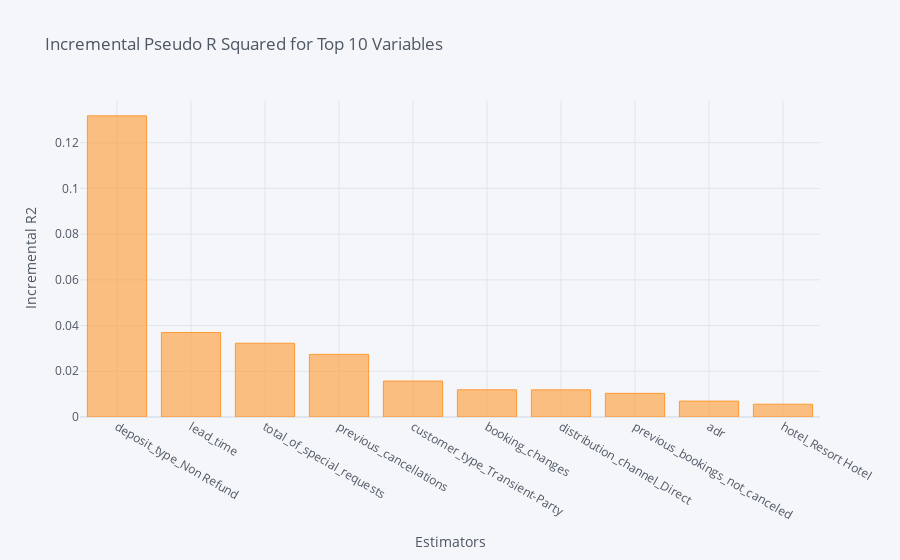
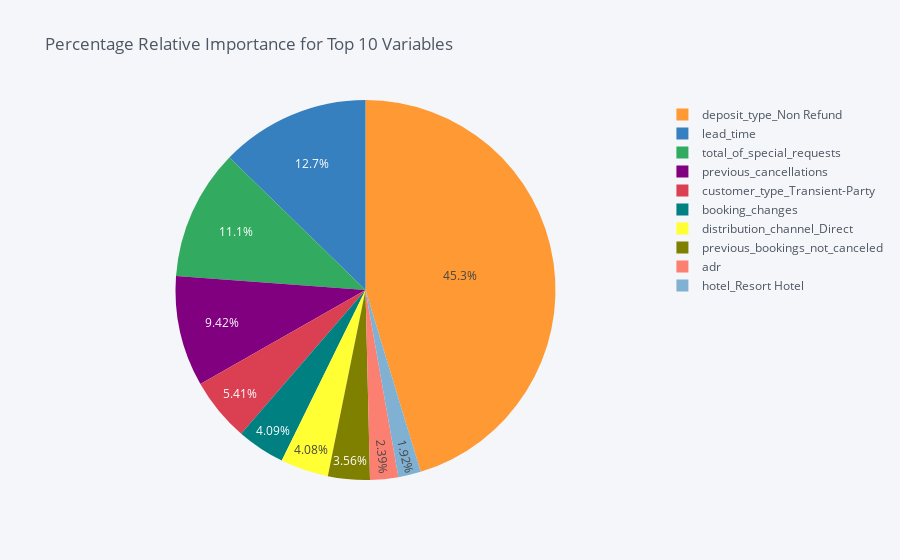

These figures' notebook cell, in order:
### Code cell
dominance_classification.plot_incremental_rsquare()

### Figure 1 — Plotly figure (JSON) as saved in the notebook; plotly's stock layout.template omitted (floating-point values rounded to 4 significant figures)
{"data": [{"marker": {"color": "rgba(255, 153, 51, 0.6)", "line": {"color": "rgba(255, 153, 51, 1.0)", "width": 1}}, "name": "incremental_r2", "orientation": "v", "text": "", "type": "bar", "x": ["deposit_type_Non Refund", "lead_time", "total_of_special_requests", "previous_cancellations", "customer_type_Transient-Party", "booking_changes", "distribution_channel_Direct", "previous_bookings_not_canceled", "adr", "hotel_Resort Hotel"], "y": [0.1318, 0.03699, 0.03228, 0.0274, 0.01573, 0.0119, 0.01187, 0.01035, 0.006959, 0.005596]}], "layout": {"legend": {"bgcolor": "#F5F6F9", "font": {"color": "#4D5663"}}, "paper_bgcolor": "#F5F6F9", "plot_bgcolor": "#F5F6F9", "title": {"font": {"color": "#4D5663"}, "text": "Incremental Pseudo R Squared for Top 10 Variables "}, "xaxis": {"gridcolor": "#E1E5ED", "showgrid": true, "tickfont": {"color": "#4D5663"}, "title": {"font": {"color": "#4D5663"}, "text": "Estimators"}, "zerolinecolor": "#E1E5ED"}, "yaxis": {"gridcolor": "#E1E5ED", "showgrid": true, "tickfont": {"color": "#4D5663"}, "title": {"font": {"color": "#4D5663"}, "text": "Incremental R2"}, "zerolinecolor": "#E1E5ED"}}}

### Figure 2 — Plotly figure (JSON) as saved in the notebook; plotly's stock layout.template omitted (floating-point values rounded to 4 significant figures)
{"data": [{"labels": ["deposit_type_Non Refund", "lead_time", "total_of_special_requests", "previous_cancellations", "customer_type_Transient-Party", "booking_changes", "distribution_channel_Direct", "previous_bookings_not_canceled", "adr", "hotel_Resort Hotel"], "marker": {"colors": ["rgba(255, 153, 51, 1.0)", "rgba(55, 128, 191, 1.0)", "rgba(50, 171, 96, 1.0)", "rgba(128, 0, 128, 1.0)", "rgba(219, 64, 82, 1.0)", "rgba(0, 128, 128, 1.0)", "rgba(255, 255, 51, 1.0)", "rgba(128, 128, 0, 1.0)", "rgba(251, 128, 114, 1.0)", "rgba(128, 177, 211, 1.0)"]}, "name": "", "type": "pie", "values": [45.3, 12.72, 11.1, 9.42, 5.408, 4.093, 4.083, 3.558, 2.393, 1.924]}], "layout": {"legend": {"bgcolor": "#F5F6F9", "font": {"color": "#4D5663"}}, "paper_bgcolor": "#F5F6F9", "plot_bgcolor": "#F5F6F9", "title": {"font": {"color": "#4D5663"}, "text": "Percentage Relative Importance for Top 10 Variables "}}}
